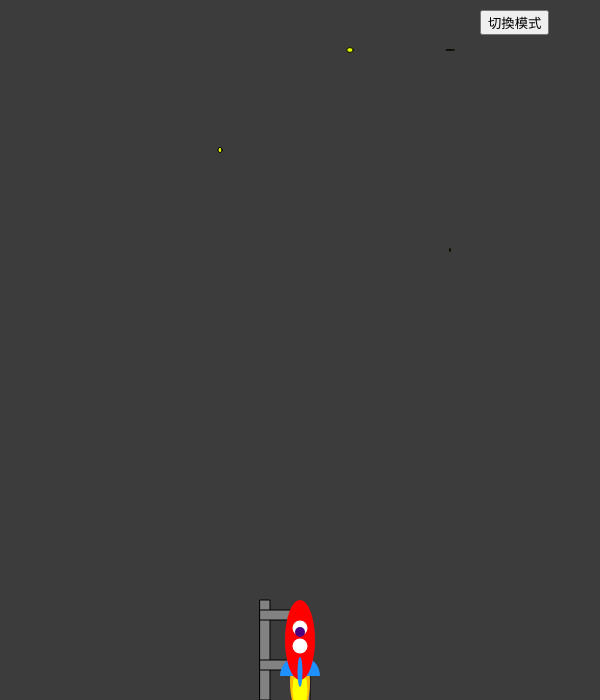
Frame 1 (no input)
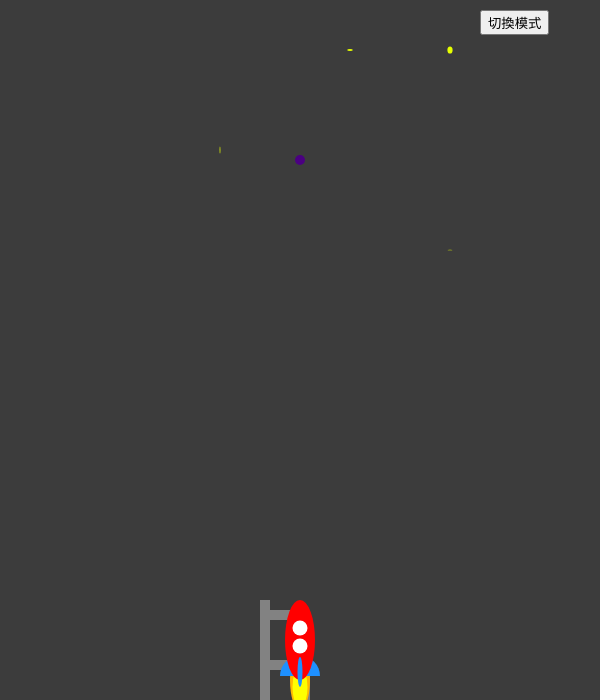
Frame 60 (no input)
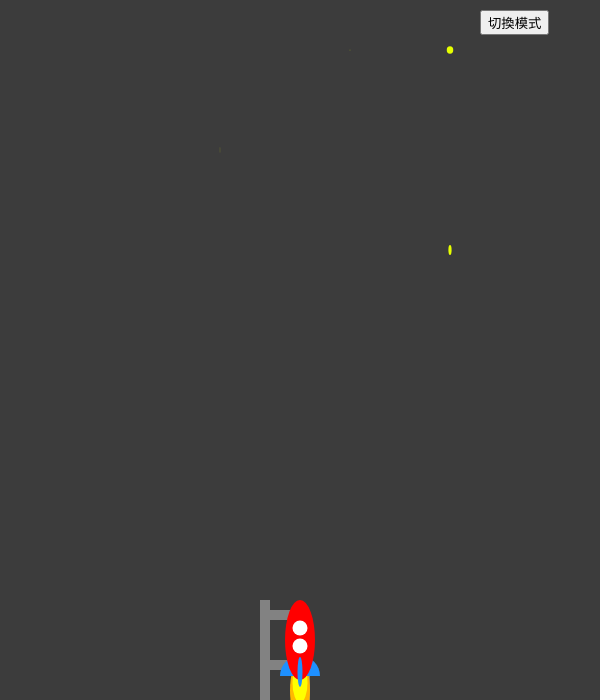
Frame 120 (the mouse pressed at the canvas centre since frame 60)

The p5.js sketch that drew these frames (run headless with seeded random() and noise() and a simulated clock; from frame 60 on, the mouse is pressed at the canvas centre):

// p5.js sketch
// ── sketch.js
//目前測試中 為0.1.3版本
//已知問題 怪物HITBOX過大
//已知問題 按下切換模式有機率觸發當機
let x;
let y;
let stars;
let scroll;
let isUp;
let isDown;
let isRight;
let isLeft;
let bullets; // 存儲所有子彈排列
let lastBulletTime; // 上一顆子彈的生成時間
let bulletInterval = 1000 / 3; // 子彈生成間隔（毫秒）
let bulletColors = ["#FF0000", "#FFA500", "#FFFF00", "#008000", "#0000FF", "#4B0082", "#800080"]; // 子彈顏色
let scatterMode = false; // 是否處於散射模式
let scatterInterval; // 散射模式的定時器
let scatterButton; // 按鈕
let monsters = []; // 怪樹數據
let monsterSpeed = 4; // 怪物移動速度
let monsterSpawnInterval = 1000; // 怪物出生的間隔（毫秒）
let monsterSpeedIncreaseInterval = 10000; // 怪物速度增加每10秒增加（毫秒）
let monsterSpeedIncreaseAmount = 1; // 怪物速度增加量

function generateBullet() {
  let bullet = new Bullet(x, y, random(bulletColors));
  bullets.push(bullet);
}

// 子彈類別
class Bullet {
  constructor(x, y, color) {
    this.x = x;
    this.y = y;
    this.color = color;
    this.speed = 8;
    this.radius = 5;
    this.directionX = 0;
    this.directionY = -1;
  }

  // 更新子彈位置
  update() {
    this.x += this.directionX * this.speed;
    this.y += this.directionY * this.speed;
  }

  // 繪製子彈
  draw() {
    fill(this.color);
    ellipse(this.x, this.y, this.radius * 2, this.radius * 2);
  }

  // 子彈移動方向
  setDirection(dirX, dirY) {
    this.directionX = dirX;
    this.directionY = dirY;
  }
}

function setup() {
  createCanvas(600, 700);
  scroll = 0;
  
  isUp = false;
  isDown = false;
  isRight = false;
  isLeft = false;
 
  x = 300;
  y = 640;

  stars = [500, 300, 0, -200, -400, -600, -800, -1000, -1200, -1400, -1600, -1800, -2000, -2400, -2800, -3000, -3200, -3600, -3800, -4000];

  bullets = [];
  lastBulletTime = millis();
  generateBullet(); // 一開始就發射子彈*目前BUG

  // 創建按鈕*目前BUG按了會當機
  scatterButton = createButton('切換模式');
  scatterButton.position(width - 120, 10);
  scatterButton.mousePressed(toggleScatterMode);

  // 一開始的怪物
  setInterval(spawnMonster, monsterSpawnInterval);

  // 怪物增加的速度
  setInterval(increaseMonsterSpeed, monsterSpeedIncreaseInterval);
}

function draw() {
  background(60);

  push();
  translate(0, scroll);
  for (let i = 0; i < stars.length; i++) {
    fill(230, 255, 0);
    ellipse(50, stars[i] - 730, random(10, -10), random(10, -10));
    ellipse(150 + i, stars[i] - 850, random(10, -10), random(10, -10));
    ellipse(220, stars[i] - 350, random(10, -10), random(10, -10));
    ellipse(350 - i, stars[i] - 450, random(10, -10), random(10, -10));
    ellipse(450, stars[i] - 250, random(10, -10), random(10, -10));
    ellipse(580, stars[i] - 680, random(10, -10), random(10, -10));
  }

  fill(130);
  rect(260, 600, 10, 100);
  rect(260, 610, 40, 10);
  rect(260, 660, 50, 10);
  rect(300, 640, 10, 200);
  pop();

  // 繪製火箭
  drawRocket(x, y);

  // 更新和繪製子彈
  updateBullets();
  drawBullets();

  // 更新繪製怪物
  updateMonsters();
  drawMonsters();

  // 控制火箭移動
  moveRocket();
}

// 繪製火箭
function drawRocket(x, y) {
  noStroke();
  fill(255, 185, 0);
  ellipse(x, y + random(35, 55), 20, 60);
  fill(255, 255, 0);
  ellipse(x, y + random(35, 50), 15, 40);

  fill(30, 144, 255);
  arc(x, y + 36, 40, 40, PI, 0, CHORD);
  
  fill(255, 0, 0);
  ellipse(x, y, 30, 80);
  
  fill(255);
  ellipse(x, y - 12, 15, 15);
  ellipse(x, y + 6, 15, 15);
  
  fill(30, 144, 255);
  ellipse(x, y + 32, 5, 30);
}

// 更新子彈的位置
function updateBullets() {
  for (let i = bullets.length - 1; i >= 0; i--) {
    bullets[i].update();
    if (bullets[i].y < 0 || bullets[i].x < 0 || bullets[i].x > width) { // 子彈超出畫面，從陣列中刪除
      bullets.splice(i, 1);
    }
  }
}

// 子彈
function drawBullets() {
  for (let bullet of bullets) {
    bullet.draw();
  }
}

// 更新小怪物的位置和檢測与子弹的碰撞
function updateMonsters() {
  for (let i = monsters.length - 1; i >= 0; i--) {
    monsters[i].update();
    monsters[i].checkBulletCollision(); // 檢測與子弹的碰撞*目前BUG
    monsters[i].checkRocketCollision(); // 檢測與火箭的碰撞*目前BUG
  }
}

// 繪製小怪物
function drawMonsters() {
  for (let monster of monsters) {
    monster.draw();
  }
}

// 控制火箭移動
function moveRocket() {
  if (isUp && y > height * 0.2) {
    y -= 5;
  } else if (isUp && y <= height * 0.2) {
    scroll += 5;
  }

  if (isDown && y < height * 0.8) {
    y += 5;
  } else if (isDown && y >= height * 0.8) {
    scroll += 5;
  }

  if (isRight && x < width * 0.8) {
    x += 5;
  } else if (isRight && x >= width * 0.8) {
    scroll += 5;
  }

  if (isLeft && x > width * 0.2) {
    x -= 5;
  } else if (isLeft && x <= width * 0.2) {
    scroll += 5;
  }
}

// 按下按鍵
function keyPressed() {
  if (keyCode === UP_ARROW) {
    isUp = true;
  }
  if (keyCode === DOWN_ARROW) {
    isDown = true;
  }
  if (keyCode === RIGHT_ARROW) {
    isRight = true;
  }
  if (keyCode === LEFT_ARROW) {
    isLeft = true;
  }
}

// 釋放按鍵
function keyReleased() {
  if (keyCode === UP_ARROW) {
    isUp = false;
  }
  if (keyCode === DOWN_ARROW) {
    isDown = false;
  }
  if (keyCode === RIGHT_ARROW) {
    isRight = false;
  }
  if (keyCode === LEFT_ARROW) {
    isLeft = false;
  }
}

// 切換模式
function toggleScatterMode() {
  if (!scatterMode) {
    // 如果原本不是散射模式，切換到散射模式，每秒射兩次散射
    scatterMode = true;
    scatterBullets(); // 立即發射子彈
    scatterInterval = setInterval(scatterBullets, 1000 / 2);
    bulletInterval = 1000 / 2; // 更新子彈發射間隔時間
    bullets = []; // 清空普通模式的子彈
  } else {
    // 如果原本是散射模式，切換回原本模式，每秒射三顆子彈
    scatterMode = false;
    clearInterval(scatterInterval);
    bulletInterval = 1000 / 3; // 更新子彈發射間隔時間
    generateBullet(); // 立即發射子彈
  }
}

// 發射散射子彈
function scatterBullets() {
  let bullet1 = new Bullet(x, y, random(bulletColors));
  let bullet2 = new Bullet(x, y, random(bulletColors));
  let bullet3 = new Bullet(x, y, random(bulletColors));
  
  // 子彈1向前射擊
  bullet1.setDirection(0, -1);
  
  // 子彈2向左前方射擊
  bullet2.setDirection(-1, -1);
  
  // 子彈3向右前方射擊
  bullet3.setDirection(1, -1);
  
  bullets.push(bullet1);
  bullets.push(bullet2);
  bullets.push(bullet3);
}

// 创建随机的小怪物
function spawnMonster() {
  let monster = new Monster(random(width), random(-200, -50));
  monsters.push(monster);
}

// 每隔一段時間增加怪物速度
function increaseMonsterSpeed() {
  monsterSpeed += monsterSpeedIncreaseAmount;
}

// 小怪區
class Monster {
  constructor(x, y) {
    this.x = x;
    this.y = y;
    this.size = 30;
    this.speed = monsterSpeed;
  }

  // 更新小怪物位置
  update() {
    this.y += this.speed;
    if (this.y > height + this.size) {
      this.y = random(-200, -50); // 從上方隨機生成
      this.x = random(width); // 隨機生成 x 坐标標
    }
  }

  // 小怪物長相
  draw() {
    fill(255, 0, 0);
    ellipse(this.x, this.y, this.size, this.size);
  }

  // 火箭與小怪物的碰撞*目前BUG是體積太大
  checkRocketCollision() {
    let d = dist(this.x, this.y, x, y);
    if (d < this.size / 2 + 30) {
      // 火箭与小怪物碰撞，游戏结束
      gameOver();
    }
  }

  // 子弹与小怪物的碰撞區
  checkBulletCollision() {
    for (let i = bullets.length - 1; i >= 0; i--) {
      let d = dist(this.x, this.y, bullets[i].x, bullets[i].y);
      if (d < this.size / 2 + bullets[i].radius) {
        // 子弹击中小怪物，删除子弹和小怪物
        bullets.splice(i, 1);
        monsters.splice(this, 1);
        break; // 退出循环，避免多个子弹同时击中同一个小怪物
      }
    }
  }
}

// 游戏结束
function gameOver() {
  noLoop(); // 停止循环
  fill(255);
  textSize(48);
  textAlign(CENTER, CENTER);
  text("按下F5重新開始此遊戲", width / 2, height / 2);
}
